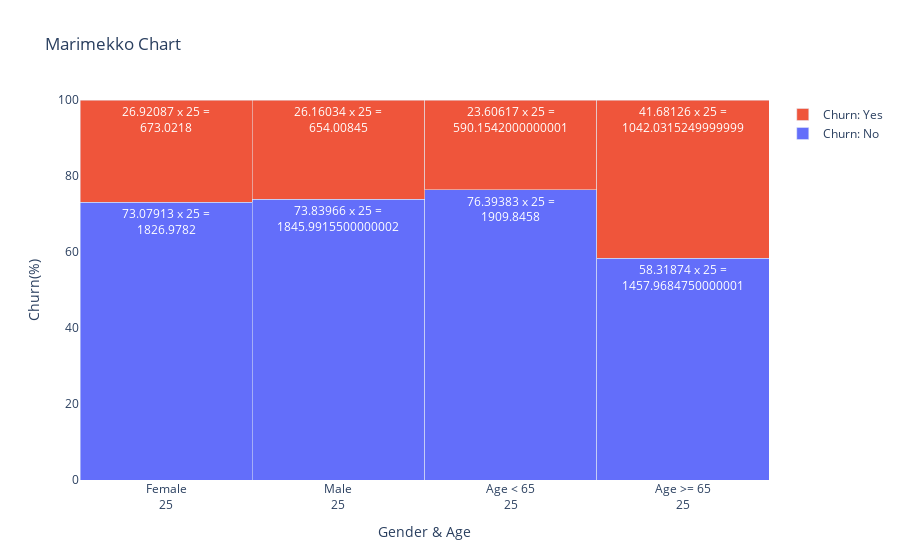

Here is the notebook cell this chart was saved with:
### Code cell
import plotly.graph_objects as go
import numpy as np

labels = ["Female","Male","Age < 65","Age >= 65"]
widths = np.array([25,25,25,25])

data = {
    "Churn: No": [73.079128,73.839662,76.393832,58.318739],
    "Churn: Yes": [26.920872,26.160338,23.606168,41.681261]
}

fig = go.Figure()
for key in data:
    fig.add_trace(go.Bar(
        name=key,
        y=data[key],
        x=np.cumsum(widths)-widths,
        width=widths,
        offset=0,
        customdata=np.transpose([labels, widths*data[key]]),
        texttemplate="%{y} x %{width} =<br>%{customdata[1]}",
        textposition="inside",
        textangle=0,
        textfont_color="white",
        hovertemplate="<br>".join([
            "label: %{customdata[0]}",
            "width: %{width}",
            "height: %{y}",
            "area: %{customdata[1]}",
        ])
    ))

fig.update_xaxes(
    tickvals=np.cumsum(widths)-widths/2,
    ticktext= ["%s<br>%d" % (l, w) for l, w in zip(labels, widths)]
)


fig.update_layout(yaxis_title='Churn(%)', xaxis_title='Gender & Age')


fig.update_xaxes(range=[0,100])
fig.update_yaxes(range=[0,100])

fig.update_layout(
    title_text="Marimekko Chart",
    barmode="stack",
    uniformtext=dict(mode="hide", minsize=10),
)

### Figure 1 — Plotly figure (JSON) as saved in the notebook; plotly's stock layout.template omitted (floating-point values rounded to 4 significant figures)
{"data": [{"customdata": [["Female", "1826.9782"], ["Male", "1845.9915500000002"], ["Age < 65", "1909.8458"], ["Age >= 65", "1457.9684750000001"]], "hovertemplate": "label: %{customdata[0]}<br>width: %{width}<br>height: %{y}<br>area: %{customdata[1]}", "name": "Churn: No", "offset": 0, "textangle": 0, "textfont": {"color": "white"}, "textposition": "inside", "texttemplate": "%{y} x %{width} =<br>%{customdata[1]}", "type": "bar", "width": [25, 25, 25, 25], "x": [0, 25, 50, 75], "y": [73.08, 73.84, 76.39, 58.32]}, {"customdata": [["Female", "673.0218"], ["Male", "654.00845"], ["Age < 65", "590.1542000000001"], ["Age >= 65", "1042.0315249999999"]], "hovertemplate": "label: %{customdata[0]}<br>width: %{width}<br>height: %{y}<br>area: %{customdata[1]}", "name": "Churn: Yes", "offset": 0, "textangle": 0, "textfont": {"color": "white"}, "textposition": "inside", "texttemplate": "%{y} x %{width} =<br>%{customdata[1]}", "type": "bar", "width": [25, 25, 25, 25], "x": [0, 25, 50, 75], "y": [26.92, 26.16, 23.61, 41.68]}], "layout": {"barmode": "stack", "title": {"text": "Marimekko Chart"}, "uniformtext": {"minsize": 10, "mode": "hide"}, "xaxis": {"range": [0, 100], "ticktext": ["Female<br>25", "Male<br>25", "Age < 65<br>25", "Age >= 65<br>25"], "tickvals": [12.5, 37.5, 62.5, 87.5], "title": {"text": "Gender & Age"}}, "yaxis": {"range": [0, 100], "title": {"text": "Churn(%)"}}}}
